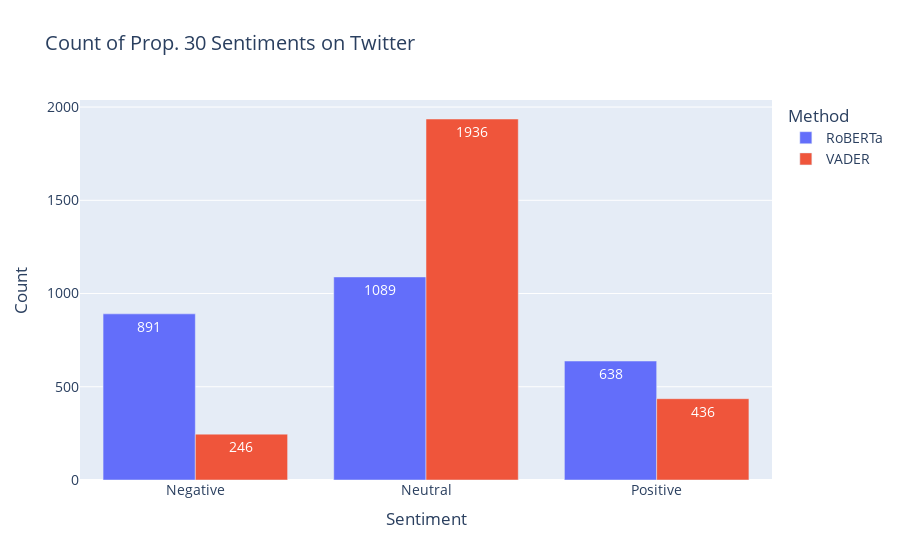

Source (notebook cell):
### Code cell
# bar plot containing all 3 sentiments for the two models
fig_all = px.bar(data_frame=counts_df, 
                 x = 'Sentiment', 
                 y = 'Count', 
                 color = 'Method', 
                 barmode = 'group', 
                 title = 'Count of Prop. 30 Sentiments on Twitter', 
                 text = 'Count')
fig_all.update_traces(textposition = 'inside', textfont_color = 'white')
fig_all.update_layout(xaxis = {'categoryorder': 'array', 'categoryarray': ['Negative', 'Neutral', 'Positive']},
                      font_size = 14)
fig_all.show()

### Figure 1 — Plotly figure (JSON) as saved in the notebook; plotly's stock layout.template omitted (floating-point values rounded to 4 significant figures)
{"data": [{"alignmentgroup": "True", "hovertemplate": "Method=RoBERTa<br>Sentiment=%{x}<br>Count=%{text}<extra></extra>", "legendgroup": "RoBERTa", "marker": {"color": "#636efa", "pattern": {"shape": ""}}, "name": "RoBERTa", "offsetgroup": "RoBERTa", "orientation": "v", "showlegend": true, "text": [1089, 891, 638], "textfont": {"color": "white"}, "textposition": "inside", "type": "bar", "x": ["Neutral", "Negative", "Positive"], "xaxis": "x", "y": [1089, 891, 638], "yaxis": "y"}, {"alignmentgroup": "True", "hovertemplate": "Method=VADER<br>Sentiment=%{x}<br>Count=%{text}<extra></extra>", "legendgroup": "VADER", "marker": {"color": "#EF553B", "pattern": {"shape": ""}}, "name": "VADER", "offsetgroup": "VADER", "orientation": "v", "showlegend": true, "text": [1936, 436, 246], "textfont": {"color": "white"}, "textposition": "inside", "type": "bar", "x": ["Neutral", "Positive", "Negative"], "xaxis": "x", "y": [1936, 436, 246], "yaxis": "y"}], "layout": {"barmode": "group", "font": {"size": 14}, "legend": {"title": {"text": "Method"}, "tracegroupgap": 0}, "title": {"text": "Count of Prop. 30 Sentiments on Twitter"}, "xaxis": {"anchor": "y", "categoryarray": ["Negative", "Neutral", "Positive"], "categoryorder": "array", "domain": [0, 1], "title": {"text": "Sentiment"}}, "yaxis": {"anchor": "x", "domain": [0, 1], "title": {"text": "Count"}}}}
